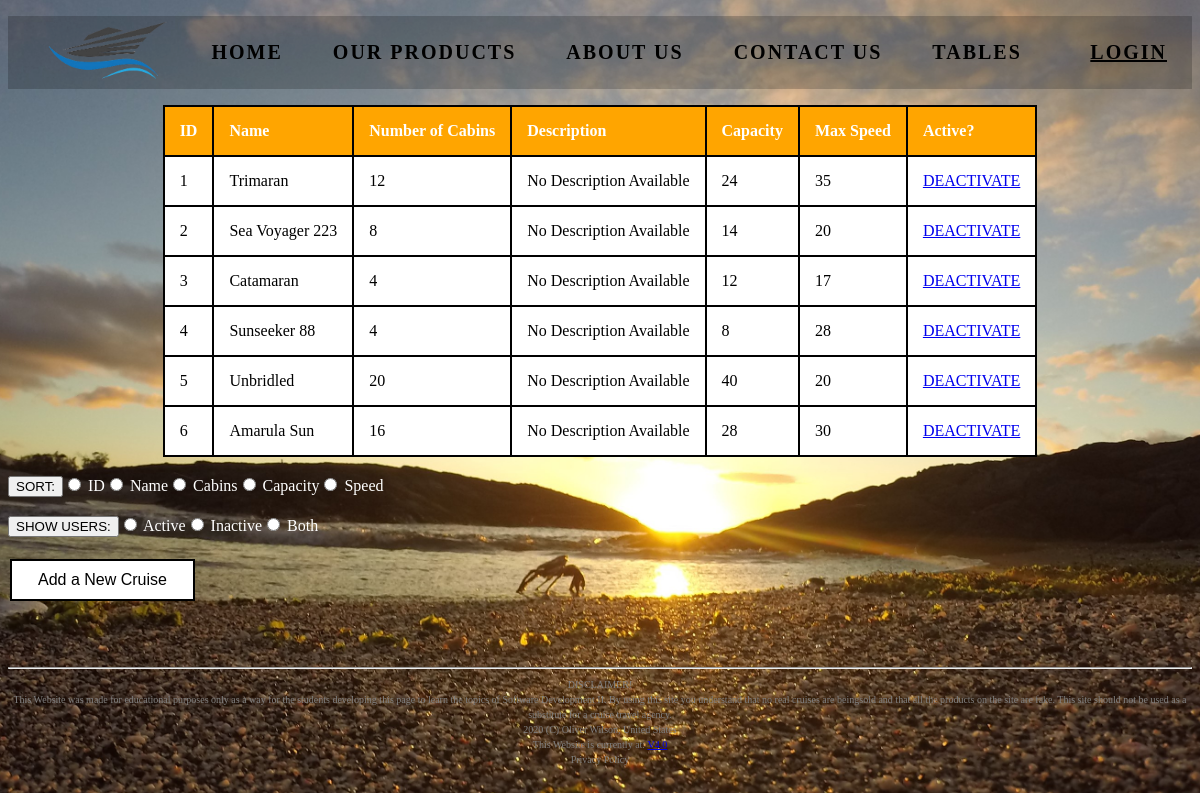
/HTML/AdminCruiseTable.php, run on the app's committed database.
### tables this page shows
CREATE TABLE T18_Cruise (
    cruise_ID INT(100) PRIMARY KEY auto_increment,
    cruise_name VARCHAR(20) NOT NULL,
    number_of_cabins INT(30),
    cruise_description VARCHAR(100) DEFAULT "No Description Available",
    cruise_capacity INT(40),
    max_speed_knotts INT(100),
    cruise_active ENUM("Y", "N") NOT NULL DEFAULT "Y"
);

### HTML/AdminCruiseTable.php (the view, shortened to what this page needs)
<!DOCTYPE html>
<html lang="en">
<head>
</head>
<body style="background-color: lightgray;">
<?php
	require "SCnavbar.php";
?>
<?php
	require ("../connect_db.php");
?>
<?php
	if (isset($_POST['sort'])) {
		$sort_type=$_POST['sort'];
	}
	else {
		$sort_type="cruise_ID";
	}
	if (isset($_POST['where_clause'])) {
		$where_clause = $_POST['where_clause'];
	}
	else {
		$where_clause = "SELECT * FROM T18_Cruise";
	}
	echo "<table border=1>";
		echo "<tr>";
			echo "<th> ID </th>";
			echo "<th> Name </th>";
			echo "<th> Number of Cabins </th>";
			echo "<th> Description </th>";
			echo "<th> Capacity </th>";
			echo "<th> Max Speed </th>";
			echo "<th> Active? </th>";
		echo "</tr>";
	$q="$where_clause
			ORDER BY $sort_type";
	$r=mysqli_query($dbc, $q);
	if ($r) {
		while ($row = mysqli_fetch_array($r, MYSQLI_NUM)) {
			echo "<tr>";
				echo "<td>" . $row[0] . "</td>";
				echo "<td>" . $row[1] . "</td>";
				echo "<td>" . $row[2] . "</td>";
				echo "<td>" . $row[3] . "</td>";
				echo "<td>" . $row[4] . "</td>";
				echo "<td>" . $row[5] . "</td>";
				echo "<td> <a href='DeleteCruiseRow.php?cruise_ID=" . $row[0] . "'> DEACTIVATE </a> </td>";
			echo "</tr>";
		}
	}
	echo "</table>";
	echo "<form style='color: white;' action='AdminCruiseTable.php' method='POST'>";
		echo "<br> <input type='submit' value='SORT:'>";
		echo "<input type='radio' name='sort' value='cruise_ID'>			ID";
		echo "<input type='radio' name='sort' value='cruise_name'>			Name";
		echo "<input type='radio' name='sort' value='number_of_cabins'>		Cabins";
		echo "<input type='radio' name='sort' value='cruise_capacity'>		Capacity";
		echo "<input type='radio' name='sort' value='max_speed_knotts'>		Speed";
	echo "</form>";
	echo "<br><form style='color: white;' action='AdminCruiseTable.php' method='POST'>";
		echo "<input type='submit' value='SHOW USERS:'>";
		echo "<input type='radio' name='where_clause' value='SELECT * FROM T18_Cruise
																WHERE cruise_active=\"Y\"'>		Active";
		echo "<input type='radio' name='where_clause' value='SELECT * FROM T18_Cruise
																WHERE cruise_active=\"N\"'>		Inactive";
		echo "<input type='radio' name='where_clause' value='SELECT * FROM T18_Cruise'> 			Both";
	echo "</form>";
	echo "<br><form action='AddRowCruise.php'>";
		echo "<button class='button button1' onclick=> Add a New Cruise </button>";
	echo "</form>";
?>
<br><br><br>
<hr>
<?php
	include "SCfooter.php";
?>
<br>
</body>
</html>

### HTML/AdminCruiseTable.php (style rules this page uses)
body { background: url(Crab.jpg) no-repeat; background-size: cover; height: 100vh; background-position: center; }
table, td { margin-right:auto; margin-left: auto; border:2px solid black; border-collapse:collapse; padding: 15px; text-align: left; background-color: white; }
th { margin-right:auto; margin-left: auto; border:2px solid black; border-collapse:collapse; padding: 15px; text-align: left; background-color: orange; color:white; }
.button { border: none; color: white; padding: 10px 26px; text-align: center; text-decoration: none; display: inline-block; font-size: 16px; margin: 4px 2px; transition-duration: 0.4s; cursor: pointer; }
.button1 { background-color: white; color: black; border: 2px solid black; }

### data on the page
t18_cruise: cruise_ID "1", cruise_name "Trimaran", number_of_cabins "12", cruise_description "No Description Available", cruise_capacity "24", max_speed_knotts "35"
t18_cruise: cruise_ID "2", cruise_name "Sea Voyager 223", number_of_cabins "8", cruise_description "No Description Available", cruise_capacity "14", max_speed_knotts "20"
t18_cruise: cruise_ID "3", cruise_name "Catamaran", number_of_cabins "4", cruise_description "No Description Available", cruise_capacity "12", max_speed_knotts "17"
t18_cruise: cruise_ID "4", cruise_name "Sunseeker 88", number_of_cabins "4", cruise_description "No Description Available", cruise_capacity "8", max_speed_knotts "28"
t18_cruise: cruise_ID "5", cruise_name "Unbridled", number_of_cabins "20", cruise_description "No Description Available", cruise_capacity "40", max_speed_knotts "20"
t18_cruise: cruise_ID "6", cruise_name "Amarula Sun", number_of_cabins "16", cruise_description "No Description Available", cruise_capacity "28", max_speed_knotts "30"

### other printed values
FILE_AUTHOR "Oliver Wilson"
